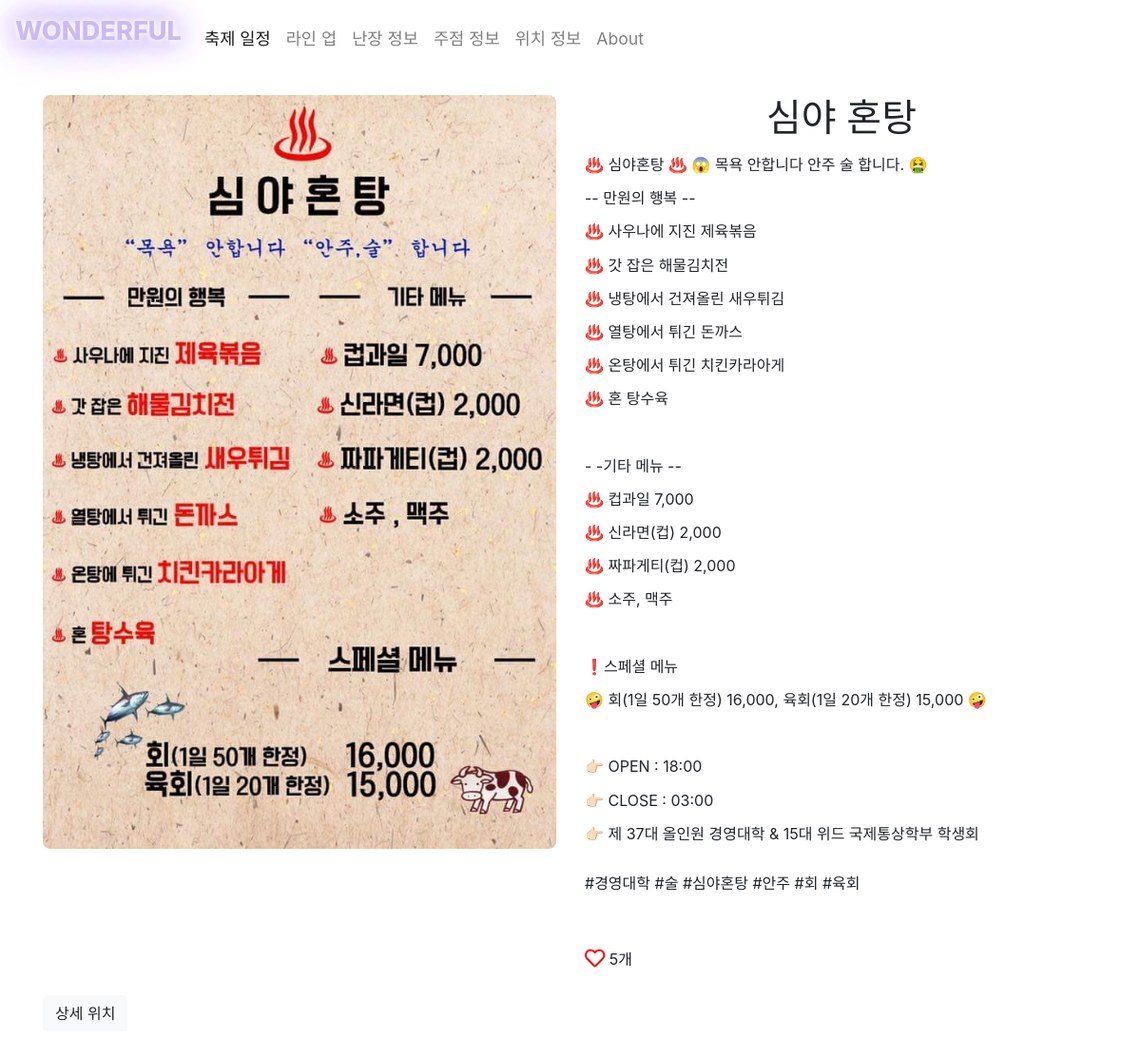
/jujum/2/, run on the app's committed database.
### jujum/models.py (models this page shows, shortened)
class Jujum(models.Model):
    title = models.CharField(max_length=20)
    content = models.TextField(blank=True, null=True)
    menu = models.ImageField(null=True, blank=True, upload_to='home/%Y/%m/%d')
    tags = TaggableManager()
    like_count = models.IntegerField(default=0)
    lat = models.DecimalField(max_digits=9, decimal_places=6, null=True)
    lng = models.DecimalField(max_digits=9, decimal_places=6, null=True)

### jujum/views.py (the view)
# urls.py: path('<int:pk>/', views.JujumDetailView.as_view(), name='detail'),
class JujumDetailView(generic.DetailView):
    model = Jujum

### jujum/templates/jujum/jujum_detail.html (shortened to what this page needs)
{% extends 'home/detail_base.html' %}
{% block content %}
<div class="container">
    <div class="row">
        <div class="jujum_image col-md-6">
            {% if object.menu %}
                <img src="{{ object.menu.url }}" class="img-fluid" alt="Responsive image">
            {% else %}
                <img src="/static/image/main.jpg" class="img-fluid" alt="Responsive image">
            {% endif %}
        </div>
        <div class="jujum_content col-md-6">
            <h1> {{ object.title }} </h1>
            <p> {{ object.content | safe}} </p>
            <div class="tag_section">
                {% for tag in object.tags.all %}
                    <li class= "tag_display"> #{{ tag }} </li>
                {% endfor %}
            </div>
            <div class="like_section">
                <i class="like far fa-heart fa-lg"></i>
                <p style="display:inline-block;" id="count_like-{{ object.id }}">{{ object.like_count }}개</p>
            </div>
        </div>
    </div>
    <div class="col-md-12 detail_btn">
        <button class="map_detail btn btn-light" data-toggle="collapse" href="#detail_map" role="button" aria-expanded="false"
            aria-controls="detail_map">
            상세 위치
        </button>
    </div>
</div>
{% endblock %}

### home/static/css/base.css (style rules this page uses)
* { padding: 0; }
.nanjang_image > img, .jujum_image > img { border-radius: 8px; }
.jujum_content > h1 { text-align: center; }
.jujum_content > p { line-height: 30px; }
.nanjang_image, .nanjang_content, .jujum_image, .jujum_content { margin-top: 50px; }
.map_detail { display: block; margin: 10px 0; }
.like { color: red; }
.tag_display { display:inline; }
.tag_section { height: 50px; margin: 30px 0; }
.detail_btn { margin: 10px 0; padding: 0; }

### data on the page
Jujum: menu (picture), title "심야 혼탕", content "♨️ 심야혼탕 ♨️ 😱 목욕 안합니다 안주 술 합니다. 🤮 -- 만원의 행복 -- ♨️ 사우나에 지진 제육볶음 ♨️ 갓 잡은 해물김치전 ♨️ 냉탕에서 건져올린 새우튀김 ♨️ 열탕에서 튀긴 돈까스 ♨️ 온탕에서 튀긴 치킨카라아게 ♨️ 혼 탕수육 - -기타 메뉴 -- ♨️ 컵과일 7,000 ♨️ 신라면(컵) 2,000 ♨️ 짜파게티(컵) 2,000 ♨️ 소주, 맥주 ❗️스페셜 메뉴 🤪 회(1일 50개 한정) 16,000, 육회(1일 20개 한정) 15,000 🤪 👉🏻 OPEN : 18:00 👉🏻 CLOSE : 03:00 👉🏻 제 37대 올인원 경영대학 & 15대 위드 국제통상학부 학생회", like_count "5"
Tag: name "경영대학"
Tag: name "술"
Tag: name "심야혼탕"
Tag: name "안주"
Tag: name "회"
Tag: name "육회"
